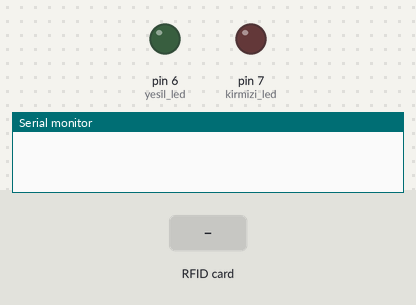
Recording of a sketch running on a simulated Arduino Uno, built with avr-gcc and run on an emulated ATmega328P. Parts: output pins drawn as LEDs (lit = HIGH), the last lines printed to the serial monitor. The test bench sets the inputs (shaded band). Pins used as bus, display or sensor lines are not drawn.

Above: at 1.2 s.
1.3 s: RFID card 5E 7A 19 C4 held to the reader
At 2.1 s:
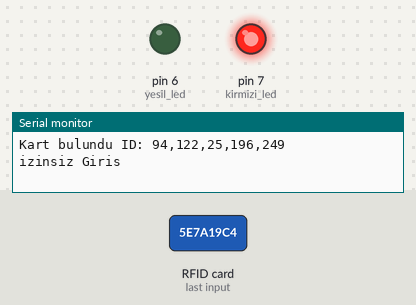
Timing chart, 0 to 4.3 s (numbered marks = the images above; inputs shaded):
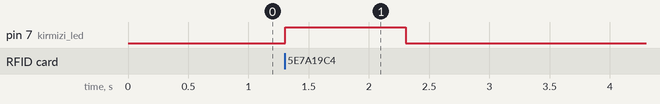

Measured:
- after the input at 1.3 s, pin 7 (kirmizi_led): LOW → HIGH at once, → LOW 1.0 s later

The sketch:

Deneme37-RFID2.ino
```cpp
#include <SPI.h>
#include <RFID.h>

const byte kirmizi_led = 7;
const byte yesil_led = 6;

RFID rfid(10,9);

byte kart[5] = {85,30,164,133,106};

boolean izin = true;

void setup()
{
  Serial.begin(9600);

  SPI.begin();
  rfid.init();

  pinMode(kirmizi_led, OUTPUT);
  pinMode(yesil_led, OUTPUT);
}

void loop()
{
  izin=true;
  if(rfid.isCard())
  {
    if(rfid.readCardSerial())
    {
      Serial.print("Kart bulundu ID: ");
      Serial.print(rfid.serNum[0]);
      Serial.print(",");
      Serial.print(rfid.serNum[1]);
      Serial.print(",");
      Serial.print(rfid.serNum[2]);
      Serial.print(",");
      Serial.print(rfid.serNum[3]);
      Serial.print(",");
      Serial.println(rfid.serNum[4]);
    }
    for(int i=0; i<5; i++)
    {
      if(rfid.serNum[i] != kart[i])
      {
        izin = false;
      }
    }
    if(izin==true)
    {
      Serial.println("izin Verildi");
      digitalWrite(yesil_led, HIGH);
      delay(1000);
      digitalWrite(yesil_led, LOW);
    }
    else
    {
     Serial.println("izinsiz Giris");
     digitalWrite(kirmizi_led, HIGH);
     delay(1000);
     digitalWrite(kirmizi_led, LOW);
    }


    rfid.halt();
  }
}
```
